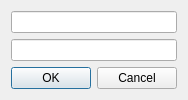
<?xml version="1.0" encoding="UTF-8"?>
<ui version="4.0">
 <class>PlurkDialog</class>
 <widget class="QDialog" name="PlurkDialog">
  <property name="geometry">
   <rect>
    <x>0</x>
    <y>0</y>
    <width>174</width>
    <height>93</height>
   </rect>
  </property>
  <property name="windowTitle">
   <string>Dialog</string>
  </property>
  <layout class="QVBoxLayout" name="verticalLayout">
   <property name="sizeConstraint">
    <enum>QLayout::SetFixedSize</enum>
   </property>
   <item>
    <widget class="QLineEdit" name="userName"/>
   </item>
   <item>
    <widget class="QLineEdit" name="password">
     <property name="echoMode">
      <enum>QLineEdit::Password</enum>
     </property>
    </widget>
   </item>
   <item>
    <widget class="QDialogButtonBox" name="buttonBox">
     <property name="orientation">
      <enum>Qt::Horizontal</enum>
     </property>
     <property name="standardButtons">
      <set>QDialogButtonBox::Cancel|QDialogButtonBox::Ok</set>
     </property>
    </widget>
   </item>
  </layout>
 </widget>
 <resources/>
 <connections>
  <connection>
   <sender>buttonBox</sender>
   <signal>accepted()</signal>
   <receiver>PlurkDialog</receiver>
   <slot>accept()</slot>
   <hints>
    <hint type="sourcelabel">
     <x>248</x>
     <y>254</y>
    </hint>
    <hint type="destinationlabel">
     <x>157</x>
     <y>274</y>
    </hint>
   </hints>
  </connection>
  <connection>
   <sender>buttonBox</sender>
   <signal>rejected()</signal>
   <receiver>PlurkDialog</receiver>
   <slot>reject()</slot>
   <hints>
    <hint type="sourcelabel">
     <x>316</x>
     <y>260</y>
    </hint>
    <hint type="destinationlabel">
     <x>286</x>
     <y>274</y>
    </hint>
   </hints>
  </connection>
 </connections>
</ui>
